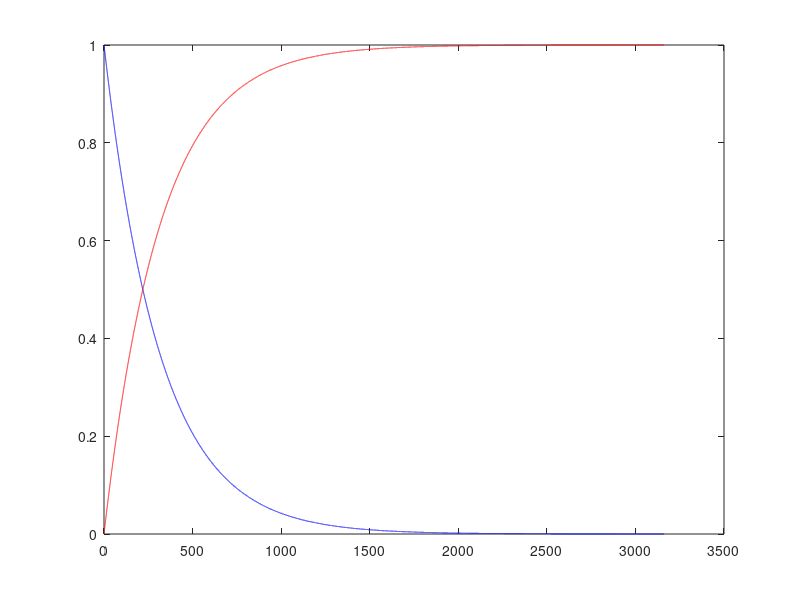

MATLAB code for this plot:

%%When x = L (distance = length constant), V(x) = 0.63 Vm (maximum voltage)
%%mammalian nerve fiber of 1 micron diam has Length constant of about 0.2
%%mm



Sm = 0.001; % specific membrane conductance
Ra = 100 % internal resistivity, Ohms * cm
ro = 0 % external resistance
rad = .2 % radius im um
Cm = 1; % specific membrane capacitance = uF/cm^2

Rm = 1/Sm;% %membrane resistivity, Ohms * cm^2
r = rad/10^5; % radius in centimeters
rm = Rm/ (2 * pi * r) % membrane resitance, Ohms * cm
ri = Ra / (pi * r^2) % internal resistance, Ohms / cm


L = sqrt(rm/ri)
L2 = sqrt(r * Rm / (2 * Ra))
tau = Rm * Cm

Vm = 1; %milivolt
I = Vm/Rm


Lu = L * 10^5 %length constant in um
x = [0:(Lu*100)]/10;
Vrise = Vm * exp(-x/Lu);
Vfall = Vm * (1-exp(-x/Lu));

plot(x,Vrise,'b')
hold on
plot(x,Vfall,'r')
hold off
Vrise(round(Lu*10)+1)


%% From Koch Segeve Methods in Neuronal modeling
lambda=sqrt(Rm/Ra*r/2) * 10^5 %length constant in um




